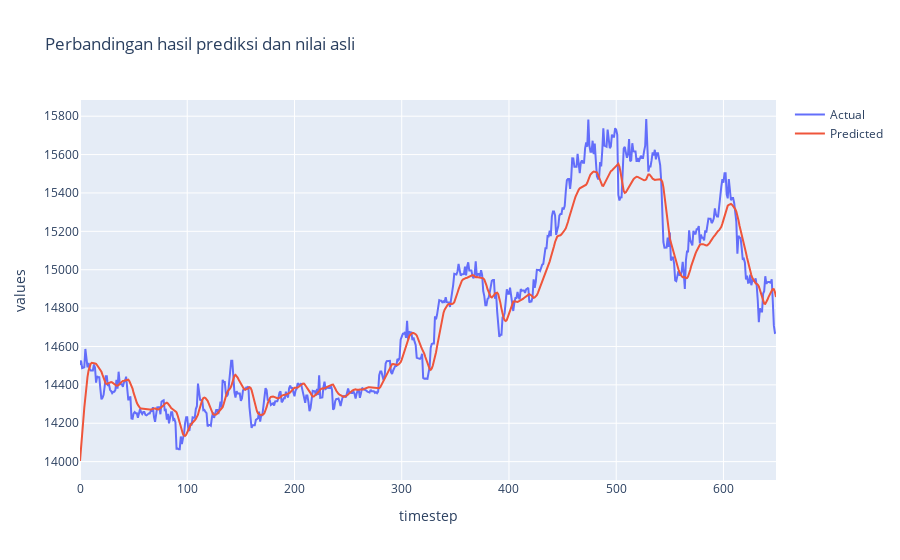

The code cell stored with this chart in its notebook:
### Code cell
fig = go.Figure()

x = [i for i in range(len(actual_denorm))]

fig.add_trace(go.Scatter(x=x, y=actual_denorm.squeeze(1), mode='lines', name="Actual"))
fig.add_trace(go.Scatter(x=x, y=predict_denorm.squeeze(1), mode='lines', name="Predicted"))

fig.update_layout(
    xaxis_title='timestep',
    yaxis=dict(
        title="values",
        tickformat=",.f2"
    ),
    title=f"Perbandingan hasil prediksi dan nilai asli",
    height=600
)
fig.show()

### Figure 1 — Plotly figure (JSON) as saved in the notebook; plotly's stock layout.template omitted (floating-point values rounded to 4 significant figures; data arrays with more than 128 entries replaced by an {"elided": "..."} marker saying what was removed)
{"data": [{"mode": "lines", "name": "Actual", "type": "scatter", "x": {"elided": "650 int values"}, "y": {"elided": "650 float values"}}, {"mode": "lines", "name": "Predicted", "type": "scatter", "x": {"elided": "650 int values"}, "y": {"elided": "650 float values"}}], "layout": {"autosize": true, "title": {"text": "Perbandingan hasil prediksi dan nilai asli"}, "xaxis": {"autorange": true, "range": [0, 649], "title": {"text": "timestep"}, "type": "linear"}, "yaxis": {"autorange": true, "range": [13900.0, 15880.0], "tickformat": ",.f2", "title": {"text": "values"}, "type": "linear"}}}
